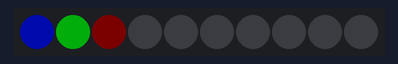
The sketch below on a simulated Arduino Uno, built with avr-gcc and run on an emulated ATmega328P. Shown: 10 RGB LEDs in strip order, left to right. Dim RGB values are drawn brighter than linear.

Above: at 0.2 s.
At 5.0 s:
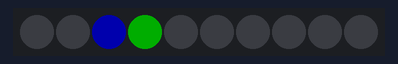
At 12.62 s:
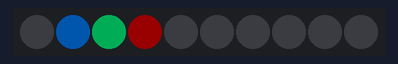
At 19.83 s:
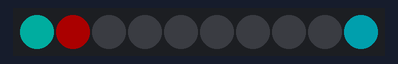
At 29.44 s:
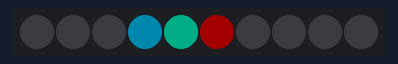
At 39.46 s:
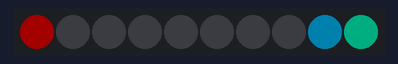

Measured:
- what the display in image 1 shows lasts 0.4 s, from 4.8 s to 5.2 s

The sketch:

forLoopExploration_V3.ino
```cpp
//needs work

//simple sketch to demonstrate how a for loop can be used to manipulate data
//makes a cluster of pixels circle around in a ring
//expanded to add changing color to the pixel cluster
//uses the arithmetic operator %(modulo) to help a value rollover from 9 to 0
//see Arduino reference for further examples and syntax of %
//written for Circuit Playground Classic
//written by David Crittenden 2/22

#include <Adafruit_NeoPixel.h>
#define LED_PIN 17 //onboard NeoPixels are on pin 17
#define LED_COUNT 10 //10 onboard NeoPixels

Adafruit_NeoPixel strip(LED_COUNT, LED_PIN, NEO_GRB + NEO_KHZ800);

int wait = 400;//used in the for loop
uint8_t howMuch = 20;//factor used in color morphing - larger number for faster color morphing

//variables to hold rgb color values try playing with some of these
uint8_t rFirst = 255;
uint8_t gFirst = 0;
uint8_t bFirst = 0;
uint8_t rSecond = 0;
uint8_t gSecond = 255;
uint8_t bSecond = 0;
uint8_t rThird = 0;
uint8_t gThird = 0;
uint8_t bThird = 255;


void setup()
{
  strip.begin();
  strip.show();
  strip.setBrightness(50);
}

void loop()
{
  for (int i = 0; i < strip.numPixels(); i++)
  {
    //first set the value of some color variables
    //play with which variables you use to affect the color differently
    rFirst = rFirst + howMuch;//adds howMuch to the value every time through the loop
    if (rFirst > 255)
    {
      rFirst = 0;//resets the value to 0 so it doesn't exceed the value limit
    }
    bSecond = bSecond + howMuch;//adds howMuch to the value every time through the loop
    if (bSecond > 255)
    {
      bSecond = 0;//resets the value to 0 so it doesn't exceed the value limit
    }
    gThird = gThird + howMuch;//adds howMuch to the value every time through the loop
    if (gThird > 255)
    {
      gThird = 0;//resets the value to 0 so it doesn't exceed the value limit
    }


    strip.clear();//turns everything off - play with removing this line entirely or placing outside of the for loop
    strip.setPixelColor(i, rThird, gThird, bThird);//sets the pixel with the same value as i, a color expressed in RGB
    strip.setPixelColor(((i + 1) % strip.numPixels()), rSecond, gSecond, bSecond); //sets the pixel before i another color
    strip.setPixelColor(((i + 2) % strip.numPixels()), rFirst, gFirst, bFirst); //uses modulo % to wrap around the ring - see in reference

    //strip.setPixelColor(i+1, 0, 255, 0);//sets the pixel above i another color
    strip.show();
    delay(wait);
  }
}
```
